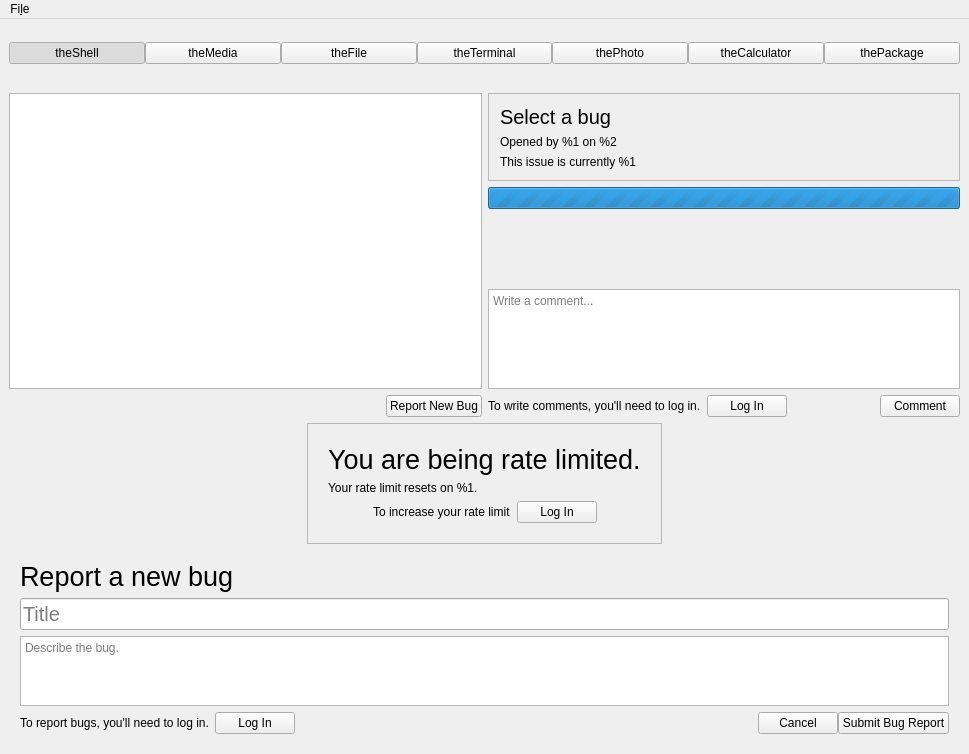
<?xml version="1.0" encoding="UTF-8"?>
<ui version="4.0">
 <class>MainWindow</class>
 <widget class="QMainWindow" name="MainWindow">
  <property name="geometry">
   <rect>
    <x>0</x>
    <y>0</y>
    <width>969</width>
    <height>634</height>
   </rect>
  </property>
  <property name="windowTitle">
   <string>ts Bug reporting</string>
  </property>
  <widget class="QWidget" name="centralWidget">
   <layout class="QVBoxLayout" name="verticalLayout">
    <property name="leftMargin">
     <number>9</number>
    </property>
    <property name="topMargin">
     <number>0</number>
    </property>
    <property name="rightMargin">
     <number>9</number>
    </property>
    <property name="bottomMargin">
     <number>9</number>
    </property>
    <item>
     <widget class="QScrollArea" name="programSelection">
      <property name="sizePolicy">
       <sizepolicy hsizetype="Expanding" vsizetype="Preferred">
        <horstretch>0</horstretch>
        <verstretch>0</verstretch>
       </sizepolicy>
      </property>
      <property name="frameShape">
       <enum>QFrame::NoFrame</enum>
      </property>
      <property name="verticalScrollBarPolicy">
       <enum>Qt::ScrollBarAlwaysOff</enum>
      </property>
      <property name="widgetResizable">
       <bool>true</bool>
      </property>
      <widget class="QWidget" name="scrollAreaWidgetContents">
       <property name="geometry">
        <rect>
         <x>0</x>
         <y>0</y>
         <width>951</width>
         <height>68</height>
        </rect>
       </property>
       <layout class="QHBoxLayout" name="horizontalLayout">
        <property name="spacing">
         <number>0</number>
        </property>
        <property name="leftMargin">
         <number>0</number>
        </property>
        <property name="topMargin">
         <number>0</number>
        </property>
        <property name="rightMargin">
         <number>0</number>
        </property>
        <property name="bottomMargin">
         <number>0</number>
        </property>
        <item>
         <widget class="QPushButton" name="programTheShell">
          <property name="text">
           <string>theShell</string>
          </property>
          <property name="checkable">
           <bool>true</bool>
          </property>
          <property name="checked">
           <bool>true</bool>
          </property>
         </widget>
        </item>
        <item>
         <widget class="QPushButton" name="programTheMedia">
          <property name="text">
           <string>theMedia</string>
          </property>
          <property name="checkable">
           <bool>true</bool>
          </property>
         </widget>
        </item>
        <item>
         <widget class="QPushButton" name="programTheFile">
          <property name="text">
           <string>theFile</string>
          </property>
          <property name="checkable">
           <bool>true</bool>
          </property>
         </widget>
        </item>
        <item>
         <widget class="QPushButton" name="programTheTerminal">
          <property name="text">
           <string>theTerminal</string>
          </property>
          <property name="checkable">
           <bool>true</bool>
          </property>
         </widget>
        </item>
        <item>
         <widget class="QPushButton" name="programThePhoto">
          <property name="text">
           <string>thePhoto</string>
          </property>
          <property name="checkable">
           <bool>true</bool>
          </property>
         </widget>
        </item>
        <item>
         <widget class="QPushButton" name="programTheCalculator">
          <property name="text">
           <string>theCalculator</string>
          </property>
          <property name="checkable">
           <bool>true</bool>
          </property>
         </widget>
        </item>
        <item>
         <widget class="QPushButton" name="programThePackage">
          <property name="text">
           <string>thePackage</string>
          </property>
          <property name="checkable">
           <bool>true</bool>
          </property>
         </widget>
        </item>
       </layout>
      </widget>
     </widget>
    </item>
    <item>
     <widget class="QFrame" name="MainFrame">
      <layout class="QHBoxLayout" name="horizontalLayout_2">
       <property name="leftMargin">
        <number>0</number>
       </property>
       <property name="topMargin">
        <number>0</number>
       </property>
       <property name="rightMargin">
        <number>0</number>
       </property>
       <property name="bottomMargin">
        <number>0</number>
       </property>
       <item>
        <layout class="QVBoxLayout" name="verticalLayout_7">
         <property name="rightMargin">
          <number>0</number>
         </property>
         <item>
          <widget class="QListWidget" name="issuesWidget"/>
         </item>
         <item>
          <layout class="QHBoxLayout" name="horizontalLayout_7">
           <property name="bottomMargin">
            <number>0</number>
           </property>
           <item>
            <spacer name="horizontalSpacer_3">
             <property name="orientation">
              <enum>Qt::Horizontal</enum>
             </property>
             <property name="sizeHint" stdset="0">
              <size>
               <width>40</width>
               <height>20</height>
              </size>
             </property>
            </spacer>
           </item>
           <item>
            <widget class="QPushButton" name="reportNewBugButton">
             <property name="text">
              <string>Report New Bug</string>
             </property>
             <property name="icon">
              <iconset theme="tools-report-bug"/>
             </property>
            </widget>
           </item>
          </layout>
         </item>
        </layout>
       </item>
       <item>
        <widget class="QFrame" name="detailsPane">
         <layout class="QVBoxLayout" name="verticalLayout_3">
          <property name="leftMargin">
           <number>0</number>
          </property>
          <property name="topMargin">
           <number>0</number>
          </property>
          <property name="rightMargin">
           <number>0</number>
          </property>
          <property name="bottomMargin">
           <number>0</number>
          </property>
          <item>
           <widget class="QFrame" name="issueDetailsFrame">
            <property name="frameShape">
             <enum>QFrame::StyledPanel</enum>
            </property>
            <property name="frameShadow">
             <enum>QFrame::Raised</enum>
            </property>
            <layout class="QVBoxLayout" name="verticalLayout_4">
             <item>
              <widget class="QLabel" name="issueTitle">
               <property name="sizePolicy">
                <sizepolicy hsizetype="Ignored" vsizetype="Preferred">
                 <horstretch>0</horstretch>
                 <verstretch>0</verstretch>
                </sizepolicy>
               </property>
               <property name="font">
                <font>
                 <pointsize>15</pointsize>
                </font>
               </property>
               <property name="text">
                <string>Select a bug</string>
               </property>
              </widget>
             </item>
             <item>
              <widget class="QLabel" name="issueAuthor">
               <property name="text">
                <string>Opened by %1 on %2</string>
               </property>
              </widget>
             </item>
             <item>
              <widget class="QLabel" name="IssueState">
               <property name="text">
                <string>This issue is currently %1</string>
               </property>
              </widget>
             </item>
            </layout>
           </widget>
          </item>
          <item>
           <widget class="QProgressBar" name="issueLoadingBar">
            <property name="maximum">
             <number>0</number>
            </property>
            <property name="value">
             <number>-1</number>
            </property>
           </widget>
          </item>
          <item>
           <widget class="QScrollArea" name="issuesDetails">
            <property name="frameShape">
             <enum>QFrame::NoFrame</enum>
            </property>
            <property name="horizontalScrollBarPolicy">
             <enum>Qt::ScrollBarAlwaysOff</enum>
            </property>
            <property name="widgetResizable">
             <bool>true</bool>
            </property>
            <widget class="QWidget" name="issuesDetailsContents">
             <property name="geometry">
              <rect>
               <x>0</x>
               <y>0</y>
               <width>472</width>
               <height>50</height>
              </rect>
             </property>
             <layout class="QVBoxLayout" name="verticalLayout_2">
              <property name="leftMargin">
               <number>9</number>
              </property>
              <property name="topMargin">
               <number>3</number>
              </property>
              <property name="rightMargin">
               <number>9</number>
              </property>
              <property name="bottomMargin">
               <number>0</number>
              </property>
             </layout>
            </widget>
           </widget>
          </item>
          <item>
           <widget class="QFrame" name="newCommentFrame">
            <property name="frameShape">
             <enum>QFrame::NoFrame</enum>
            </property>
            <property name="frameShadow">
             <enum>QFrame::Raised</enum>
            </property>
            <layout class="QVBoxLayout" name="verticalLayout_5">
             <property name="leftMargin">
              <number>0</number>
             </property>
             <property name="topMargin">
              <number>0</number>
             </property>
             <property name="rightMargin">
              <number>0</number>
             </property>
             <property name="bottomMargin">
              <number>0</number>
             </property>
             <item>
              <widget class="QPlainTextEdit" name="commentTextEdit">
               <property name="sizePolicy">
                <sizepolicy hsizetype="Expanding" vsizetype="Fixed">
                 <horstretch>0</horstretch>
                 <verstretch>0</verstretch>
                </sizepolicy>
               </property>
               <property name="minimumSize">
                <size>
                 <width>0</width>
                 <height>100</height>
                </size>
               </property>
               <property name="maximumSize">
                <size>
                 <width>16777215</width>
                 <height>100</height>
                </size>
               </property>
               <property name="placeholderText">
                <string>Write a comment...</string>
               </property>
              </widget>
             </item>
             <item>
              <layout class="QHBoxLayout" name="horizontalLayout_3">
               <item>
                <widget class="QFrame" name="writeCommentsMessage">
                 <property name="frameShape">
                  <enum>QFrame::NoFrame</enum>
                 </property>
                 <property name="frameShadow">
                  <enum>QFrame::Raised</enum>
                 </property>
                 <layout class="QHBoxLayout" name="horizontalLayout_4">
                  <property name="leftMargin">
                   <number>0</number>
                  </property>
                  <property name="topMargin">
                   <number>0</number>
                  </property>
                  <property name="rightMargin">
                   <number>0</number>
                  </property>
                  <property name="bottomMargin">
                   <number>0</number>
                  </property>
                  <item>
                   <widget class="QLabel" name="label">
                    <property name="text">
                     <string>To write comments, you'll need to log in.</string>
                    </property>
                   </widget>
                  </item>
                  <item>
                   <widget class="QPushButton" name="loginButton">
                    <property name="text">
                     <string>Log In</string>
                    </property>
                    <property name="icon">
                     <iconset theme="user"/>
                    </property>
                   </widget>
                  </item>
                 </layout>
                </widget>
               </item>
               <item>
                <spacer name="horizontalSpacer">
                 <property name="orientation">
                  <enum>Qt::Horizontal</enum>
                 </property>
                 <property name="sizeHint" stdset="0">
                  <size>
                   <width>40</width>
                   <height>20</height>
                  </size>
                 </property>
                </spacer>
               </item>
               <item>
                <widget class="QPushButton" name="commentButton">
                 <property name="text">
                  <string>Comment</string>
                 </property>
                 <property name="icon">
                  <iconset theme="mail-send"/>
                 </property>
                </widget>
               </item>
              </layout>
             </item>
            </layout>
           </widget>
          </item>
         </layout>
        </widget>
       </item>
      </layout>
     </widget>
    </item>
    <item>
     <widget class="QFrame" name="rateLimitFrame">
      <property name="frameShape">
       <enum>QFrame::NoFrame</enum>
      </property>
      <property name="frameShadow">
       <enum>QFrame::Raised</enum>
      </property>
      <layout class="QGridLayout" name="gridLayout">
       <property name="leftMargin">
        <number>0</number>
       </property>
       <property name="topMargin">
        <number>0</number>
       </property>
       <property name="rightMargin">
        <number>0</number>
       </property>
       <property name="bottomMargin">
        <number>0</number>
       </property>
       <item row="1" column="2">
        <spacer name="horizontalSpacer_5">
         <property name="orientation">
          <enum>Qt::Horizontal</enum>
         </property>
         <property name="sizeHint" stdset="0">
          <size>
           <width>40</width>
           <height>20</height>
          </size>
         </property>
        </spacer>
       </item>
       <item row="0" column="1">
        <spacer name="verticalSpacer">
         <property name="orientation">
          <enum>Qt::Vertical</enum>
         </property>
         <property name="sizeHint" stdset="0">
          <size>
           <width>20</width>
           <height>40</height>
          </size>
         </property>
        </spacer>
       </item>
       <item row="1" column="0">
        <spacer name="horizontalSpacer_4">
         <property name="orientation">
          <enum>Qt::Horizontal</enum>
         </property>
         <property name="sizeHint" stdset="0">
          <size>
           <width>40</width>
           <height>20</height>
          </size>
         </property>
        </spacer>
       </item>
       <item row="1" column="1">
        <widget class="QFrame" name="frame_2">
         <property name="frameShape">
          <enum>QFrame::StyledPanel</enum>
         </property>
         <property name="frameShadow">
          <enum>QFrame::Raised</enum>
         </property>
         <layout class="QVBoxLayout" name="verticalLayout_8">
          <property name="leftMargin">
           <number>20</number>
          </property>
          <property name="topMargin">
           <number>20</number>
          </property>
          <property name="rightMargin">
           <number>20</number>
          </property>
          <property name="bottomMargin">
           <number>20</number>
          </property>
          <item>
           <widget class="QLabel" name="label_4">
            <property name="font">
             <font>
              <pointsize>20</pointsize>
             </font>
            </property>
            <property name="text">
             <string>You are being rate limited.</string>
            </property>
           </widget>
          </item>
          <item>
           <widget class="QLabel" name="rateLimitReset">
            <property name="text">
             <string notr="true">Your rate limit resets on %1.</string>
            </property>
           </widget>
          </item>
          <item>
           <widget class="QFrame" name="rateLimitLogin">
            <property name="frameShape">
             <enum>QFrame::NoFrame</enum>
            </property>
            <property name="frameShadow">
             <enum>QFrame::Raised</enum>
            </property>
            <layout class="QHBoxLayout" name="horizontalLayout_8">
             <property name="leftMargin">
              <number>0</number>
             </property>
             <property name="topMargin">
              <number>0</number>
             </property>
             <property name="rightMargin">
              <number>0</number>
             </property>
             <property name="bottomMargin">
              <number>0</number>
             </property>
             <item>
              <spacer name="horizontalSpacer_6">
               <property name="orientation">
                <enum>Qt::Horizontal</enum>
               </property>
               <property name="sizeHint" stdset="0">
                <size>
                 <width>40</width>
                 <height>20</height>
                </size>
               </property>
              </spacer>
             </item>
             <item>
              <widget class="QLabel" name="label_5">
               <property name="text">
                <string>To increase your rate limit</string>
               </property>
              </widget>
             </item>
             <item>
              <widget class="QPushButton" name="logInRateLimit">
               <property name="text">
                <string>Log In</string>
               </property>
               <property name="icon">
                <iconset theme="user"/>
               </property>
              </widget>
             </item>
             <item>
              <spacer name="horizontalSpacer_7">
               <property name="orientation">
                <enum>Qt::Horizontal</enum>
               </property>
               <property name="sizeHint" stdset="0">
                <size>
                 <width>40</width>
                 <height>20</height>
                </size>
               </property>
              </spacer>
             </item>
            </layout>
           </widget>
          </item>
         </layout>
        </widget>
       </item>
       <item row="2" column="1">
        <spacer name="verticalSpacer_2">
         <property name="orientation">
          <enum>Qt::Vertical</enum>
         </property>
         <property name="sizeHint" stdset="0">
          <size>
           <width>20</width>
           <height>40</height>
          </size>
         </property>
        </spacer>
       </item>
      </layout>
     </widget>
    </item>
    <item>
     <widget class="QFrame" name="reportBugFrame">
      <property name="autoFillBackground">
       <bool>true</bool>
      </property>
      <property name="frameShape">
       <enum>QFrame::NoFrame</enum>
      </property>
      <property name="frameShadow">
       <enum>QFrame::Raised</enum>
      </property>
      <layout class="QVBoxLayout" name="verticalLayout_6">
       <item>
        <widget class="QLabel" name="label_2">
         <property name="font">
          <font>
           <pointsize>20</pointsize>
          </font>
         </property>
         <property name="text">
          <string>Report a new bug</string>
         </property>
        </widget>
       </item>
       <item>
        <widget class="QLineEdit" name="newBugTitle">
         <property name="font">
          <font>
           <pointsize>15</pointsize>
          </font>
         </property>
         <property name="placeholderText">
          <string>Title</string>
         </property>
        </widget>
       </item>
       <item>
        <widget class="QTextEdit" name="newBugBody">
         <property name="acceptRichText">
          <bool>false</bool>
         </property>
         <property name="placeholderText">
          <string>Describe the bug.</string>
         </property>
        </widget>
       </item>
       <item>
        <layout class="QHBoxLayout" name="horizontalLayout_5">
         <property name="spacing">
          <number>0</number>
         </property>
         <property name="bottomMargin">
          <number>0</number>
         </property>
         <item>
          <widget class="QFrame" name="newBugLoginMessage">
           <property name="frameShape">
            <enum>QFrame::NoFrame</enum>
           </property>
           <property name="frameShadow">
            <enum>QFrame::Raised</enum>
           </property>
           <layout class="QHBoxLayout" name="horizontalLayout_6">
            <property name="leftMargin">
             <number>0</number>
            </property>
            <property name="topMargin">
             <number>0</number>
            </property>
            <property name="rightMargin">
             <number>0</number>
            </property>
            <property name="bottomMargin">
             <number>0</number>
            </property>
            <item>
             <widget class="QLabel" name="label_3">
              <property name="text">
               <string>To report bugs, you'll need to log in.</string>
              </property>
             </widget>
            </item>
            <item>
             <widget class="QPushButton" name="pushButton_2">
              <property name="text">
               <string>Log In</string>
              </property>
              <property name="icon">
               <iconset theme="user"/>
              </property>
             </widget>
            </item>
           </layout>
          </widget>
         </item>
         <item>
          <spacer name="horizontalSpacer_2">
           <property name="orientation">
            <enum>Qt::Horizontal</enum>
           </property>
           <property name="sizeHint" stdset="0">
            <size>
             <width>40</width>
             <height>20</height>
            </size>
           </property>
          </spacer>
         </item>
         <item>
          <widget class="QPushButton" name="cancelBugReportButton">
           <property name="text">
            <string>Cancel</string>
           </property>
           <property name="icon">
            <iconset theme="dialog-cancel"/>
           </property>
          </widget>
         </item>
         <item>
          <widget class="QPushButton" name="submitReportButton">
           <property name="text">
            <string>Submit Bug Report</string>
           </property>
           <property name="icon">
            <iconset theme="mail-send"/>
           </property>
          </widget>
         </item>
        </layout>
       </item>
      </layout>
     </widget>
    </item>
   </layout>
  </widget>
  <widget class="QMenuBar" name="menuBar">
   <property name="geometry">
    <rect>
     <x>0</x>
     <y>0</y>
     <width>969</width>
     <height>20</height>
    </rect>
   </property>
   <widget class="QMenu" name="menuFile">
    <property name="title">
     <string>Fi&amp;le</string>
    </property>
    <addaction name="actionReport_new_bug"/>
    <addaction name="actionAccount"/>
   </widget>
   <addaction name="menuFile"/>
  </widget>
  <action name="actionReport_new_bug">
   <property name="icon">
    <iconset theme="tools-report-bug"/>
   </property>
   <property name="text">
    <string>Report new bug...</string>
   </property>
  </action>
  <action name="actionAccount">
   <property name="icon">
    <iconset theme="user"/>
   </property>
   <property name="text">
    <string>Account</string>
   </property>
  </action>
 </widget>
 <layoutdefault spacing="6" margin="11"/>
 <resources/>
 <connections>
  <connection>
   <sender>logInRateLimit</sender>
   <signal>clicked()</signal>
   <receiver>loginButton</receiver>
   <slot>click()</slot>
   <hints>
    <hint type="sourcelabel">
     <x>554</x>
     <y>389</y>
    </hint>
    <hint type="destinationlabel">
     <x>759</x>
     <y>275</y>
    </hint>
   </hints>
  </connection>
  <connection>
   <sender>reportNewBugButton</sender>
   <signal>clicked()</signal>
   <receiver>actionReport_new_bug</receiver>
   <slot>trigger()</slot>
   <hints>
    <hint type="sourcelabel">
     <x>416</x>
     <y>270</y>
    </hint>
    <hint type="destinationlabel">
     <x>-1</x>
     <y>-1</y>
    </hint>
   </hints>
  </connection>
  <connection>
   <sender>pushButton_2</sender>
   <signal>clicked()</signal>
   <receiver>loginButton</receiver>
   <slot>click()</slot>
   <hints>
    <hint type="sourcelabel">
     <x>290</x>
     <y>612</y>
    </hint>
    <hint type="destinationlabel">
     <x>763</x>
     <y>270</y>
    </hint>
   </hints>
  </connection>
 </connections>
</ui>
